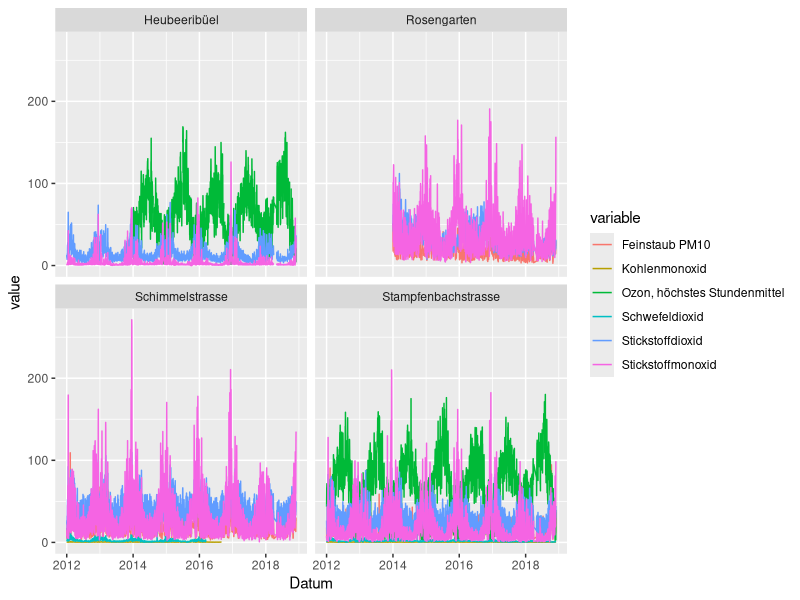
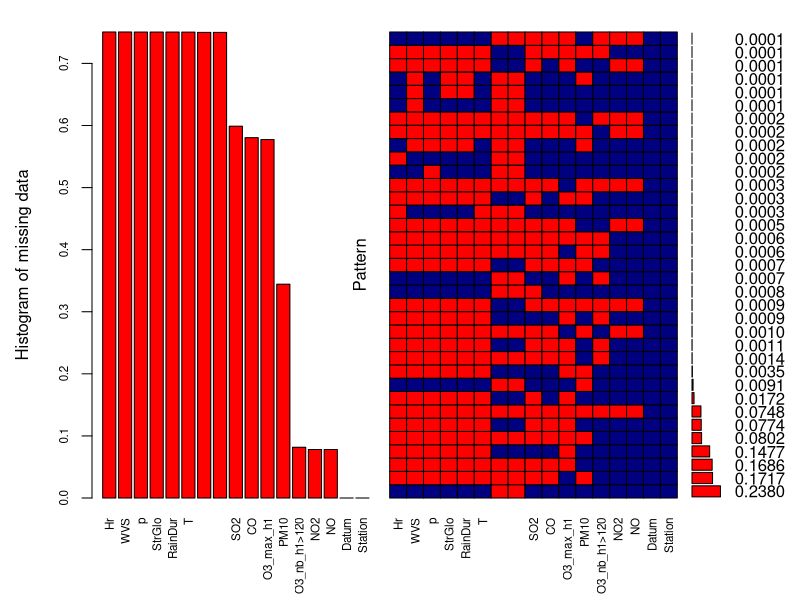
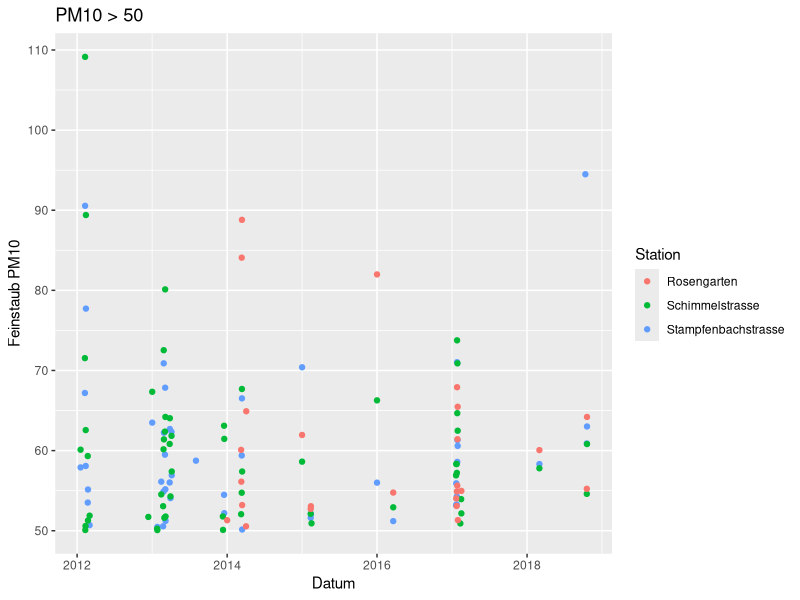
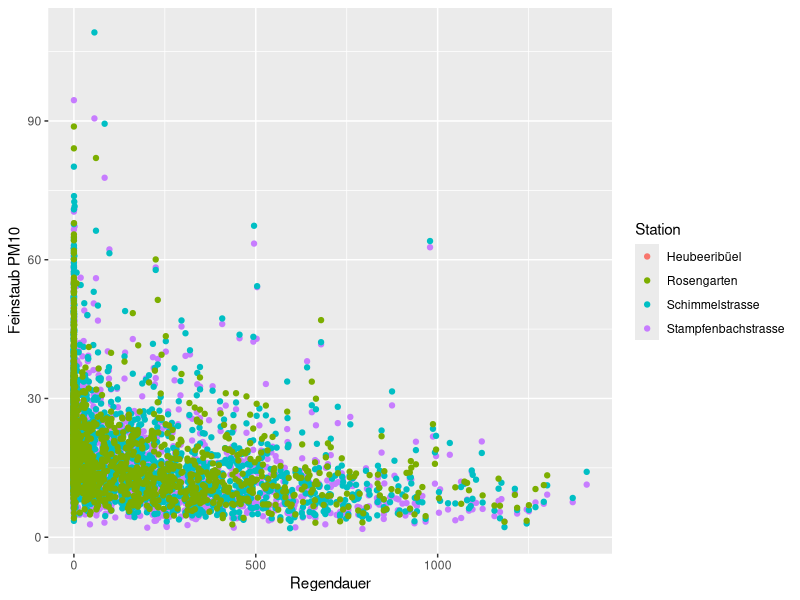

Write the R code that produced these figures, in order.
# Hausaufgabe
#### Aufgabe 1 ####

library("tidyr")
library(readr)
require(dplyr, quietly = T)
library(ggplot2)

# Daten einlesen
ugz_luftqualitaetsmessung_seit_2012 <- read_csv("ugz_luftqualitaetsmessung_seit-2012.csv")
luftqualitaet <- as_tibble(ugz_luftqualitaetsmessung_seit_2012)

# Werte und titel separieren
titel <- slice(luftqualitaet, c(2))
titel[1] <- "Datum"
werte <- slice(luftqualitaet, c(-1:-5))

# Tabelle nach ort auseinander nehmen
stampfenbach <- werte %>% select(1,2:14) %>%
  mutate(station = "Stampfenbachstrasse")
stampfenbach_titel <- titel %>% select(1,2:14)
stampfenbach_titel[15] <- "Station"
names(stampfenbach) <- stampfenbach_titel

schimmel <- werte %>% select(1,15:22) %>%
  mutate(station = "Schimmelstrasse")
schimmel_titel <- titel %>% select(1,15:22)
schimmel_titel[10] <- "Station"
names(schimmel) <- schimmel_titel

heubeer <- werte %>% select(1,23:26) %>%
  mutate(station = "Heubeeribüel")
heubeer_titel <- titel %>% select(1,23:26)
heubeer_titel[6] <- "Station"
names(heubeer) <- heubeer_titel

rosengarten <- werte %>% select(1,27:30) %>%   
  mutate(station = "Rosengarten")
rosengarten_titel <- titel %>% select(1,27:30)
rosengarten_titel[6] <- "Station"
names(rosengarten) <- rosengarten_titel

# Tabelle zusammensetzen
luftqual <- bind_rows(stampfenbach, schimmel, heubeer, rosengarten)
str(luftqual)

# Zahlen von character nach numeric wandeln
luftqual[2:14] <- as_tibble(sapply(luftqual[2:14], as.numeric))
str(luftqual)
View(luftqual)



#### Aufgabe 2 ####
# mit ggplot
gather(luftqual, key = variable, value = value, c(2,3,4,6,7,8)) %>% 
  ggplot(aes(x = Datum, y = value, group = variable)) +
  geom_line(aes(color = variable)) +
  facet_wrap(~Station)

# mit ggally #falscher Ansatz
# library(GGally)
# ggpairs(luftqual, mapping = ggplot2::aes(color = Station), columns = c(2,3,4,6,7,8),
#         upper =list(continuous = wrap("points", alpha = 0.2)))


#### Aufgabe 3 ####
library(VIM)
par(mar= c(4,2,2,2))


# All Nan Werte zu NA`s ersetzen
luftqual.A3 <- rapply(luftqual, f=function(x) ifelse(is.nan(x),NA,x), how="replace")
View(luftqual.A3)

# Neue Namen für Header, ansonsten kein Platz für Plot
names(luftqual.A3) <- c("Datum", "SO2", "CO", "O3_max_h1", "O3_nb_h1>120", "NO2", "NO", "PM10", "T", "Hr", "p", "WVS", "StrGlo", "RainDur", "Station")
View(luftqual.A3)

# Anteil NA in Variable und Kombinationen von Varibablen
aggr_plot <- aggr(luftqual.A3, col=c('navyblue','red'), 
                  numbers=TRUE, sortVars=TRUE, labels=names(luftqual.A3), cex.axis=0.7, gap=0.5, ylab=c("Histogram of missing data","Pattern"), cex.lab = 1)

# Anzahl NA`s im Datensatz
sum(is.na(luftqual.A3))




#### Aufgabe 4 ####

# Feinstaub (PM10) jeweils fuer die Messpunkte 
# Stampfenbachstrasse, Schimmelstrasse, Rosengartenstrasse
# !! Heubeeribüel hat keine Messung von PM10 

# PM10 
# Jahresmittelgrenzwert: 20ug/m^3
# Tagesmittelgrenzwert: 50ug/m^3, darf max. 1x pro Jahr ueberschritten werden


# uberschittene Tagesmittelgrenzwerte
luftqual.PM10 <- luftqual %>% select(Datum, 'Feinstaub PM10', Station) %>%
  mutate(PM10_uberschritt = luftqual$`Feinstaub PM10` >= 50 )

#1 wie oft wird der Tagesmittel-Grenzwert an welcher Station ueberschritten?
luftqual.PM10 %>% group_by(Station) %>% summarize(n = sum(PM10_uberschritt, na.rm = T))

#2 ueberschrittenen Tagesmittelgrenzwerte fuer alle Stationen ueber die Zeit in einer Grafik
luftqual.PM10 %>% filter(PM10_uberschritt) %>% 
  ggplot(aes(x=Datum, y=`Feinstaub PM10`)) + geom_point(aes(color = Station)) + ggtitle("PM10 > 50")

# Der Tagesmittelgrenzwert wird bei allen Stationen oft an den gleichen Tagen uebertroffen.
# Dies ist gut moeglich da alle Messstatinen unter aehnlichen Einfluessen auf den Feinstaub reagieren
# wie zb. das Wetter.

#3 In welchen Jahren und Stationen ist der Anteil der Tage mit Grenzwert uberschreitungen
# signifikant groesser als zufaellig

# Jahresmittelgrenzwert = 20ug/m^3

# Messwerte sind iid: independent and identically distributed
luftqual.PM10 %>% group_by(Station) %>% summarize(n = sum(PM10_uberschritt, na.rm = T)) %>%
  mutate(wkeit_n = punif(q=n, min=0, max=365))

#### nicht sicher obe uniform Verteilung stimmt.


#### Aufgabe 5 ####

# Regendauer ~ PM10 pro Station 
# select(luftqual, Datum, Regendauer)
# PM10_temp <- luftqual %>% select(Datum,`Feinstaub PM10`, Station) %>%
  
# regendauer zu allen Stationen hinzufuegen mit leftjoin
ordered_PM10 <- left_join(x = select(luftqual, Datum,`Feinstaub PM10`, Station),
          y = filter(luftqual, Station == "Stampfenbachstrasse") %>% select( Datum, Regendauer),
          by = "Datum")
  
# Plot
ggplot(ordered_PM10, aes(x= Regendauer, y= `Feinstaub PM10`)) + geom_point(aes(color = Station))
